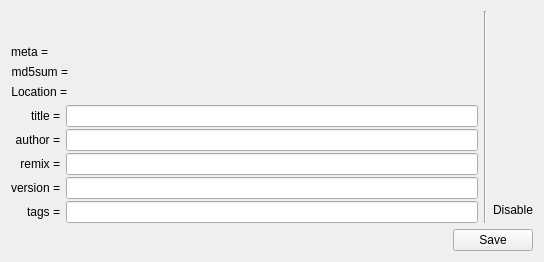
<ui version="4.0" >
 <class>SongInformation</class>
 <widget class="QWidget" name="SongInformation" >
  <property name="geometry" >
   <rect>
    <x>0</x>
    <y>0</y>
    <width>544</width>
    <height>262</height>
   </rect>
  </property>
  <property name="windowTitle" >
   <string>Form</string>
  </property>
  <layout class="QGridLayout" >
   <item row="0" column="0" >
    <spacer>
     <property name="orientation" >
      <enum>Qt::Vertical</enum>
     </property>
     <property name="sizeHint" >
      <size>
       <width>20</width>
       <height>31</height>
      </size>
     </property>
    </spacer>
   </item>
   <item rowspan="3" row="0" column="1" >
    <layout class="QHBoxLayout" >
     <item>
      <widget class="Line" name="line4" >
       <property name="frameShape" >
        <enum>QFrame::VLine</enum>
       </property>
       <property name="frameShadow" >
        <enum>QFrame::Sunken</enum>
       </property>
       <property name="orientation" >
        <enum>Qt::Vertical</enum>
       </property>
      </widget>
     </item>
     <item>
      <layout class="QVBoxLayout" >
       <item>
        <spacer>
         <property name="orientation" >
          <enum>Qt::Vertical</enum>
         </property>
         <property name="sizeHint" >
          <size>
           <width>20</width>
           <height>16</height>
          </size>
         </property>
        </spacer>
       </item>
       <item>
        <widget class="QLabel" name="textLabel3_2" >
         <property name="sizePolicy" >
          <sizepolicy vsizetype="Maximum" hsizetype="Preferred" >
           <horstretch>0</horstretch>
           <verstretch>0</verstretch>
          </sizepolicy>
         </property>
         <property name="text" >
          <string>Disable</string>
         </property>
         <property name="wordWrap" >
          <bool>false</bool>
         </property>
        </widget>
       </item>
       <item>
        <widget class="CapacityWidget" native="1" name="capacity" />
       </item>
      </layout>
     </item>
    </layout>
   </item>
   <item row="1" column="0" >
    <layout class="QHBoxLayout" >
     <item>
      <layout class="QVBoxLayout" >
       <item>
        <widget class="QLabel" name="TextLabel1" >
         <property name="sizePolicy" >
          <sizepolicy vsizetype="Preferred" hsizetype="Maximum" >
           <horstretch>0</horstretch>
           <verstretch>0</verstretch>
          </sizepolicy>
         </property>
         <property name="text" >
          <string>meta =</string>
         </property>
         <property name="alignment" >
          <set>Qt::AlignRight|Qt::AlignTrailing|Qt::AlignVCenter</set>
         </property>
         <property name="wordWrap" >
          <bool>false</bool>
         </property>
        </widget>
       </item>
       <item>
        <widget class="QLabel" name="TextLabel5_2" >
         <property name="sizePolicy" >
          <sizepolicy vsizetype="Preferred" hsizetype="Maximum" >
           <horstretch>0</horstretch>
           <verstretch>0</verstretch>
          </sizepolicy>
         </property>
         <property name="text" >
          <string>md5sum =</string>
         </property>
         <property name="alignment" >
          <set>Qt::AlignRight|Qt::AlignTrailing|Qt::AlignVCenter</set>
         </property>
         <property name="wordWrap" >
          <bool>false</bool>
         </property>
        </widget>
       </item>
       <item>
        <widget class="QLabel" name="TextLabel5_3" >
         <property name="sizePolicy" >
          <sizepolicy vsizetype="Preferred" hsizetype="Maximum" >
           <horstretch>0</horstretch>
           <verstretch>0</verstretch>
          </sizepolicy>
         </property>
         <property name="text" >
          <string>Location =</string>
         </property>
         <property name="alignment" >
          <set>Qt::AlignRight|Qt::AlignTrailing|Qt::AlignVCenter</set>
         </property>
         <property name="wordWrap" >
          <bool>false</bool>
         </property>
        </widget>
       </item>
      </layout>
     </item>
     <item>
      <layout class="QVBoxLayout" >
       <item>
        <widget class="QLabel" name="idxLabel" >
         <property name="sizePolicy" >
          <sizepolicy vsizetype="Preferred" hsizetype="Expanding" >
           <horstretch>0</horstretch>
           <verstretch>0</verstretch>
          </sizepolicy>
         </property>
         <property name="text" >
          <string>&lt;meta data location></string>
         </property>
         <property name="wordWrap" >
          <bool>true</bool>
         </property>
        </widget>
       </item>
       <item>
        <widget class="QLabel" name="md5Label" >
         <property name="sizePolicy" >
          <sizepolicy vsizetype="Preferred" hsizetype="Expanding" >
           <horstretch>0</horstretch>
           <verstretch>0</verstretch>
          </sizepolicy>
         </property>
         <property name="text" >
          <string>&lt;file md5sum></string>
         </property>
        </widget>
       </item>
       <item>
        <widget class="QLabel" name="location" >
         <property name="text" >
          <string>&lt;file location></string>
         </property>
         <property name="wordWrap" >
          <bool>true</bool>
         </property>
        </widget>
       </item>
      </layout>
     </item>
    </layout>
   </item>
   <item row="2" column="0" >
    <layout class="QHBoxLayout" >
     <property name="spacing" >
      <number>6</number>
     </property>
     <property name="leftMargin" >
      <number>0</number>
     </property>
     <property name="topMargin" >
      <number>0</number>
     </property>
     <property name="rightMargin" >
      <number>0</number>
     </property>
     <property name="bottomMargin" >
      <number>0</number>
     </property>
     <item>
      <layout class="QVBoxLayout" >
       <property name="spacing" >
        <number>2</number>
       </property>
       <property name="leftMargin" >
        <number>0</number>
       </property>
       <property name="topMargin" >
        <number>0</number>
       </property>
       <property name="rightMargin" >
        <number>0</number>
       </property>
       <property name="bottomMargin" >
        <number>0</number>
       </property>
       <item>
        <widget class="QLabel" name="textLabel1" >
         <property name="text" >
          <string>title =</string>
         </property>
         <property name="alignment" >
          <set>Qt::AlignRight|Qt::AlignTrailing|Qt::AlignVCenter</set>
         </property>
         <property name="wordWrap" >
          <bool>false</bool>
         </property>
        </widget>
       </item>
       <item>
        <widget class="QLabel" name="textLabel2" >
         <property name="text" >
          <string>author =</string>
         </property>
         <property name="alignment" >
          <set>Qt::AlignRight|Qt::AlignTrailing|Qt::AlignVCenter</set>
         </property>
         <property name="wordWrap" >
          <bool>false</bool>
         </property>
        </widget>
       </item>
       <item>
        <widget class="QLabel" name="textLabel3" >
         <property name="text" >
          <string>remix =</string>
         </property>
         <property name="alignment" >
          <set>Qt::AlignRight|Qt::AlignTrailing|Qt::AlignVCenter</set>
         </property>
         <property name="wordWrap" >
          <bool>false</bool>
         </property>
        </widget>
       </item>
       <item>
        <widget class="QLabel" name="textLabel4" >
         <property name="text" >
          <string>version =</string>
         </property>
         <property name="alignment" >
          <set>Qt::AlignRight|Qt::AlignTrailing|Qt::AlignVCenter</set>
         </property>
         <property name="wordWrap" >
          <bool>false</bool>
         </property>
        </widget>
       </item>
       <item>
        <widget class="QLabel" name="TextLabel2_2" >
         <property name="text" >
          <string>tags =</string>
         </property>
         <property name="alignment" >
          <set>Qt::AlignRight|Qt::AlignTrailing|Qt::AlignVCenter</set>
         </property>
         <property name="wordWrap" >
          <bool>false</bool>
         </property>
        </widget>
       </item>
      </layout>
     </item>
     <item>
      <layout class="QVBoxLayout" >
       <property name="spacing" >
        <number>2</number>
       </property>
       <property name="leftMargin" >
        <number>0</number>
       </property>
       <property name="topMargin" >
        <number>0</number>
       </property>
       <property name="rightMargin" >
        <number>0</number>
       </property>
       <property name="bottomMargin" >
        <number>0</number>
       </property>
       <item>
        <widget class="QLineEdit" name="titleEdit" />
       </item>
       <item>
        <widget class="QLineEdit" name="authorEdit" />
       </item>
       <item>
        <widget class="QLineEdit" name="remixEdit" />
       </item>
       <item>
        <widget class="QLineEdit" name="versionEdit" />
       </item>
       <item>
        <widget class="QLineEdit" name="tagEdit" />
       </item>
      </layout>
     </item>
    </layout>
   </item>
   <item row="3" column="0" colspan="2" >
    <layout class="QHBoxLayout" >
     <property name="spacing" >
      <number>6</number>
     </property>
     <property name="leftMargin" >
      <number>0</number>
     </property>
     <property name="topMargin" >
      <number>0</number>
     </property>
     <property name="rightMargin" >
      <number>0</number>
     </property>
     <property name="bottomMargin" >
      <number>0</number>
     </property>
     <item>
      <spacer>
       <property name="orientation" >
        <enum>Qt::Horizontal</enum>
       </property>
       <property name="sizeType" >
        <enum>QSizePolicy::Expanding</enum>
       </property>
       <property name="sizeHint" >
        <size>
         <width>450</width>
         <height>20</height>
        </size>
       </property>
      </spacer>
     </item>
     <item>
      <widget class="QPushButton" name="save" >
       <property name="text" >
        <string>Save</string>
       </property>
      </widget>
     </item>
    </layout>
   </item>
  </layout>
 </widget>
 <customwidgets>
  <customwidget>
   <class>CapacityWidget</class>
   <extends>QWidget</extends>
   <header>capacity-widget.h</header>
  </customwidget>
 </customwidgets>
 <resources/>
 <connections/>
</ui>
